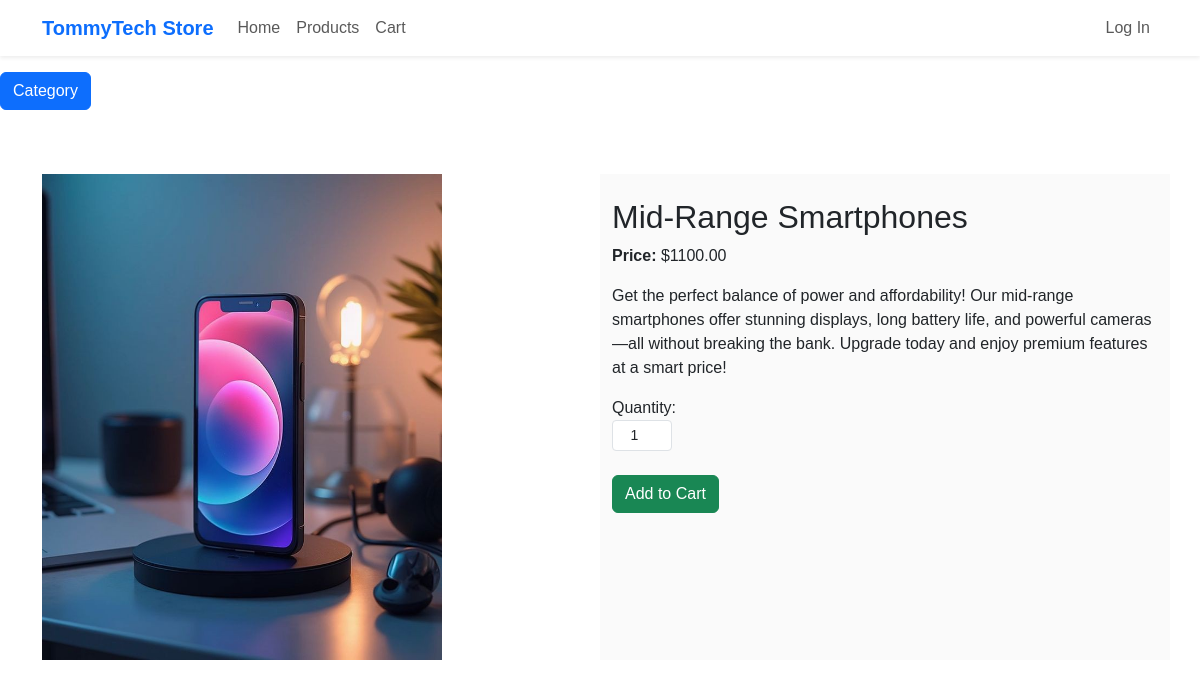
/product/11/ (signed in), run on the app's committed database.
### shop/models.py (models this page shows, shortened)
class Product(models.Model):
    category = models.ForeignKey(Category, related_name='products', on_delete=models.CASCADE)
    name = models.CharField(max_length=200)
    slug = models.SlugField(max_length=200)
    image = models.ImageField(upload_to="product/%Y/%m/%d", blank=True)
    description = models.TextField(blank=True)
    price = models.DecimalField(max_digits=10, decimal_places=2)
    avaliable = models.BooleanField(default=True)
    created = models.DateTimeField(auto_now_add=True)
    updated = models.DateTimeField(auto_now=True)
    class Meta:
        ordering = ['name']
        indexes = (
            models.Index(fields=['id','slug']),
            models.Index(fields=['name']),
            models.Index(fields=['-created']),
        )

### shop/views.py (the view)
# urls.py: path('product/<int:product_id>/', views.product_detail, name = 'product_detail'),
@login_required
def product_detail(request, product_id, category_slug = None):
    category = None
    product = get_object_or_404(Product, id=product_id )
    cart_product_form = CartAddProductForm()
    categories = Category.objects.all()
    if category_slug:
        category = get_object_or_404(Category, slug=category_slug)
        product = product.filter(category=category)
    return render(
        request,
        'product_detail.html',
        {'product':product,'category': category, 'categories':categories,'cart_product_form':cart_product_form}
    )

### cart/forms.py
class CartAddProductForm(forms.Form):
    quantity = forms.TypedChoiceField(
        choices = PRODUCT_QUANTITY_CHOICE,
        coerce=int,
        initial=1,
        widget=forms.NumberInput(attrs={'class': 'form-control form-control-sm', 'min': '1', 'style':'width:60px; text-align:center;'})
    )
    override = forms.BooleanField(
        required = False,
        initial=False,
        widget= forms.HiddenInput
    )

### cart/context_processors.py (called while the page is built)
def cart(request):
    return {'cart': Cart(request)}

### shop/templates/product_detail.html (shortened to what this page needs)
{% extends 'base.html' %}
{% load static %}
{% block main-content %}
    <nav class="navbar navbar-expand-lg navbar-light bg-white shadow-sm">
    <div class="container">
        <a class="navbar-brand fw-bold text-primary" href="#">TommyTech Store</a>
        <div class="collapse navbar-collapse" id="navbarNav">
            <ul class="navbar-nav">
                <li class="nav-item"><a class="nav-link" href="{% url 'shop:homepage' %}">Home</a></li>
                <li class="nav-item"><a class="nav-link" href="{% url 'shop:product' %}">Products</a></li>
                <li class="nav-item"><a class="nav-link" href="{% url 'cart:cart_detail' %}">Cart</a></li>
            </ul>
            <ul class="navbar-nav ms-auto">
                <li class="nav-item"><a class="nav-link" href="#">Log In</a></li>
            </ul>
        </div>
    </div>
</nav>
<button class="btn btn-primary my-3 rounded-end" type="button" data-bs-toggle="offcanvas" data-bs-target="#sidebarMenu">
    Category
</button>
    <div class="container my-5" >
        <div class="row">
            <div class="col-md-6" >
                {% if product.image %}
                <img src="{{ product.image.url }}" class="img-fluid" style="max-width: 400px; height: auto;" alt="{{ product.name }}">
                {% endif %}
            </div>
            <div class="col-md-6" style="background-color:rgba(200,200,200,0.1);">
			<br/>
                <h2>{{ product.name }}</h2>
                <p><strong>Price:</strong> ${{product.price}}</p>
                <p>{{ product.description }}</p>
                <form action="{% url 'cart:cart_add' product.id %}" method="post">
                    {{ cart_product_form }}
					<br/>
                    <input class="btn btn-success" type="submit" value="Add to Cart">
                </form>
            </div>
        </div>
    </div>
{% endblock main-content %}

### shop/static/css/style.css (style rules this page uses)
body { font-family: 'Arial', sans-serif; }

### data on the page
Product: image (picture), name "Mid-Range Smartphones", price "1100.00", description "Get the perfect balance of power and affordability! Our mid-range smartphones offer stunning displays, long battery life, and powerful cameras—all without breaking the bank. Upgrade today and enjoy premium features at a smart price!"
